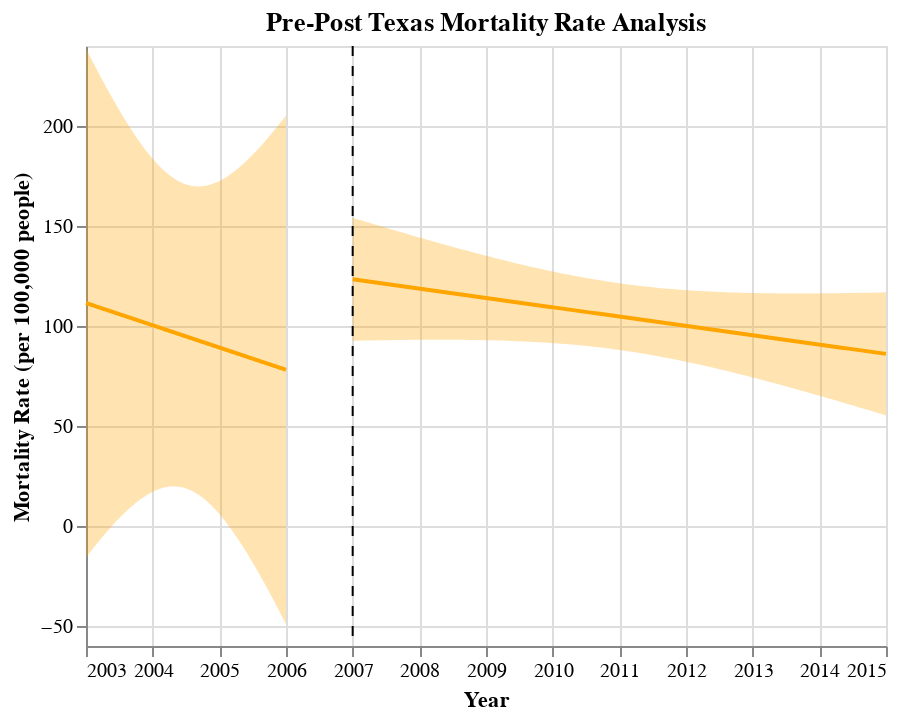

The cell this chart's notebook holds for it:
### Code cell
fit, reg_chart_pre_TX = get_reg_fit_TX(
    death_data_TX_subset_grouped_pre, 
    yvar="average_deaths_state", 
    xvar="YEAR", 
    alpha=0.05
)

fit, reg_chart_post_TX = get_reg_fit_TX(
    death_data_TX_subset_grouped_post, 
    yvar="average_deaths_state", 
    xvar="YEAR", 
    alpha=0.05
)

line_2007 = alt.Chart(pd.DataFrame({'x': [2007]})).mark_rule(strokeDash=[5, 5]).encode(x='x')

pre_post_TX = reg_chart_pre_TX + reg_chart_post_TX + line_2007
pre_post_TX.properties(title="Pre-Post Texas Mortality Rate Analysis")

### Figure 1 — Vega-Lite specification as saved in the notebook (floating-point values rounded to 4 significant figures)
{"config": {"view": {"continuousWidth": 400, "continuousHeight": 300}}, "layer": [{"mark": {"type": "errorband", "color": "orange"}, "encoding": {"x": {"field": "YEAR", "type": "quantitative"}, "y": {"field": "ci_low", "title": "", "type": "quantitative"}, "y2": {"field": "ci_high"}}}, {"mark": {"type": "line", "color": "orange"}, "encoding": {"x": {"axis": {"format": "T", "title": "Year"}, "field": "YEAR", "scale": {"zero": false}, "type": "quantitative"}, "y": {"field": "average_deaths_state", "scale": {"zero": false}, "title": "Mortality Rate (per 100,000 people)", "type": "quantitative"}}}, {"layer": [{"mark": {"type": "errorband", "color": "orange"}, "encoding": {"x": {"field": "YEAR", "type": "quantitative"}, "y": {"field": "ci_low", "title": "", "type": "quantitative"}, "y2": {"field": "ci_high"}}}, {"mark": {"type": "line", "color": "orange"}, "encoding": {"x": {"axis": {"format": "T", "title": "Year"}, "field": "YEAR", "scale": {"zero": false}, "type": "quantitative"}, "y": {"field": "average_deaths_state", "scale": {"zero": false}, "title": "Mortality Rate (per 100,000 people)", "type": "quantitative"}}}], "data": {"name": "data-cbe9a573fffee9ee7d15bacd69530f4f"}}, {"data": {"name": "data-d625a43cca235c1e9ceabc0e922fc9ef"}, "mark": {"type": "rule", "strokeDash": [5, 5]}, "encoding": {"x": {"field": "x", "type": "quantitative"}}}], "data": {"name": "data-6697c9e1fa26be2194f1aa6a8efe96ba"}, "title": "Pre-Post Texas Mortality Rate Analysis", "$schema": "https://vega.github.io/schema/vega-lite/v4.17.0.json", "datasets": {"data-6697c9e1fa26be2194f1aa6a8efe96ba": [{"YEAR": 2003.0, "average_deaths_state": 111.5, "ci_low": -15.71, "ci_high": 238.7}, {"YEAR": 2003.0, "average_deaths_state": 111.2, "ci_low": -14.41, "ci_high": 236.7}, {"YEAR": 2003.0, "average_deaths_state": 110.8, "ci_low": -13.13, "ci_high": 234.8}, {"YEAR": 2003.0, "average_deaths_state": 110.5, "ci_low": -11.86, "ci_high": 232.8}, {"YEAR": 2003.0, "average_deaths_state": 110.2, "ci_low": -10.6, "ci_high": 230.9}, {"YEAR": 2003.0, "average_deaths_state": 109.8, "ci_low": -9.356, "ci_high": 229.0}, {"YEAR": 2003.0, "average_deaths_state": 109.5, "ci_low": -8.126, "ci_high": 227.1}, {"YEAR": 2003.0, "average_deaths_state": 109.2, "ci_low": -6.911, "ci_high": 225.2}, {"YEAR": 2003.0, "average_deaths_state": 108.8, "ci_low": -5.711, "ci_high": 223.4}, {"YEAR": 2003.0, "average_deaths_state": 108.5, "ci_low": -4.528, "ci_high": 221.5}, {"YEAR": 2003.0, "average_deaths_state": 108.2, "ci_low": -3.36, "ci_high": 219.7}, {"YEAR": 2003.0, "average_deaths_state": 107.8, "ci_low": -2.211, "ci_high": 217.8}, {"YEAR": 2003.0, "average_deaths_state": 107.5, "ci_low": -1.079, "ci_high": 216.0}, {"YEAR": 2003.0, "average_deaths_state": 107.2, "ci_low": 0.03372, "ci_high": 214.3}, {"YEAR": 2003.0, "average_deaths_state": 106.8, "ci_low": 1.127, "ci_high": 212.5}, {"YEAR": 2003.0, "average_deaths_state": 106.5, "ci_low": 2.2, "ci_high": 210.8}, {"YEAR": 2003.0, "average_deaths_state": 106.1, "ci_low": 3.252, "ci_high": 209.0}, {"YEAR": 2004.0, "average_deaths_state": 105.8, "ci_low": 4.281, "ci_high": 207.3}, {"YEAR": 2004.0, "average_deaths_state": 105.5, "ci_low": 5.288, "ci_high": 205.7}, {"YEAR": 2004.0, "average_deaths_state": 105.1, "ci_low": 6.271, "ci_high": 204.0}, {"YEAR": 2004.0, "average_deaths_state": 104.8, "ci_low": 7.229, "ci_high": 202.4}, {"YEAR": 2004.0, "average_deaths_state": 104.5, "ci_low": 8.161, "ci_high": 200.8}, {"YEAR": 2004.0, "average_deaths_state": 104.1, "ci_low": 9.066, "ci_high": 199.2}, {"YEAR": 2004.0, "average_deaths_state": 103.8, "ci_low": 9.943, "ci_high": 197.7}, {"YEAR": 2004.0, "average_deaths_state": 103.5, "ci_low": 10.79, "ci_high": 196.2}, {"YEAR": 2004.0, "average_deaths_state": 103.1, "ci_low": 11.61, "ci_high": 194.7}, {"YEAR": 2004.0, "average_deaths_state": 102.8, "ci_low": 12.4, "ci_high": 193.2}, {"YEAR": 2004.0, "average_deaths_state": 102.5, "ci_low": 13.15, "ci_high": 191.8}, {"YEAR": 2004.0, "average_deaths_state": 102.1, "ci_low": 13.87, "ci_high": 190.4}, {"YEAR": 2004.0, "average_deaths_state": 101.8, "ci_low": 14.56, "ci_high": 189.1}, {"YEAR": 2004.0, "average_deaths_state": 101.5, "ci_low": 15.2, "ci_high": 187.7}, {"YEAR": 2004.0, "average_deaths_state": 101.1, "ci_low": 15.82, "ci_high": 186.5}, {"YEAR": 2004.0, "average_deaths_state": 100.8, "ci_low": 16.39, "ci_high": 185.2}, {"YEAR": 2004.0, "average_deaths_state": 100.5, "ci_low": 16.92, "ci_high": 184.0}, {"YEAR": 2004.0, "average_deaths_state": 100.1, "ci_low": 17.41, "ci_high": 182.9}, {"YEAR": 2004.0, "average_deaths_state": 99.81, "ci_low": 17.86, "ci_high": 181.7}, {"YEAR": 2004.0, "average_deaths_state": 99.47, "ci_low": 18.27, "ci_high": 180.7}, {"YEAR": 2004.0, "average_deaths_state": 99.14, "ci_low": 18.63, "ci_high": 179.6}, {"YEAR": 2004.0, "average_deaths_state": 98.8, "ci_low": 18.94, "ci_high": 178.7}, {"YEAR": 2004.0, "average_deaths_state": 98.47, "ci_low": 19.21, "ci_high": 177.7}, {"YEAR": 2004.0, "average_deaths_state": 98.14, "ci_low": 19.43, "ci_high": 176.8}, {"YEAR": 2004.0, "average_deaths_state": 97.8, "ci_low": 19.6, "ci_high": 176.0}, {"YEAR": 2004.0, "average_deaths_state": 97.47, "ci_low": 19.72, "ci_high": 175.2}, {"YEAR": 2004.0, "average_deaths_state": 97.13, "ci_low": 19.79, "ci_high": 174.5}, {"YEAR": 2004.0, "average_deaths_state": 96.8, "ci_low": 19.81, "ci_high": 173.8}, {"YEAR": 2004.0, "average_deaths_state": 96.47, "ci_low": 19.77, "ci_high": 173.2}, {"YEAR": 2004.0, "average_deaths_state": 96.13, "ci_low": 19.68, "ci_high": 172.6}, {"YEAR": 2004.0, "average_deaths_state": 95.8, "ci_low": 19.54, "ci_high": 172.1}, {"YEAR": 2004.0, "average_deaths_state": 95.46, "ci_low": 19.34, "ci_high": 171.6}, {"YEAR": 2004.0, "average_deaths_state": 95.13, "ci_low": 19.09, "ci_high": 171.2}, {"YEAR": 2004.0, "average_deaths_state": 94.8, "ci_low": 18.78, "ci_high": 170.8}, {"YEAR": 2005.0, "average_deaths_state": 94.46, "ci_low": 18.42, "ci_high": 170.5}, {"YEAR": 2005.0, "average_deaths_state": 94.13, "ci_low": 18.0, "ci_high": 170.3}, {"YEAR": 2005.0, "average_deaths_state": 93.8, "ci_low": 17.53, "ci_high": 170.1}, {"YEAR": 2005.0, "average_deaths_state": 93.46, "ci_low": 17.01, "ci_high": 169.9}, {"YEAR": 2005.0, "average_deaths_state": 93.13, "ci_low": 16.43, "ci_high": 169.8}, {"YEAR": 2005.0, "average_deaths_state": 92.79, "ci_low": 15.8, "ci_high": 169.8}, {"YEAR": 2005.0, "average_deaths_state": 92.46, "ci_low": 15.12, "ci_high": 169.8}, {"YEAR": 2005.0, "average_deaths_state": 92.13, "ci_low": 14.38, "ci_high": 169.9}, {"YEAR": 2005.0, "average_deaths_state": 91.79, "ci_low": 13.59, "ci_high": 170.0}, {"YEAR": 2005.0, "average_deaths_state": 91.46, "ci_low": 12.75, "ci_high": 170.2}, {"YEAR": 2005.0, "average_deaths_state": 91.12, "ci_low": 11.87, "ci_high": 170.4}, {"YEAR": 2005.0, "average_deaths_state": 90.79, "ci_low": 10.93, "ci_high": 170.6}, {"YEAR": 2005.0, "average_deaths_state": 90.46, "ci_low": 9.949, "ci_high": 171.0}, {"YEAR": 2005.0, "average_deaths_state": 90.12, "ci_low": 8.92, "ci_high": 171.3}, {"YEAR": 2005.0, "average_deaths_state": 89.79, "ci_low": 7.847, "ci_high": 171.7}, {"YEAR": 2005.0, "average_deaths_state": 89.46, "ci_low": 6.73, "ci_high": 172.2}, {"YEAR": 2005.0, "average_deaths_state": 89.12, "ci_low": 5.57, "ci_high": 172.7}, {"YEAR": 2005.0, "average_deaths_state": 88.79, "ci_low": 4.37, "ci_high": 173.2}, {"YEAR": 2005.0, "average_deaths_state": 88.45, "ci_low": 3.129, "ci_high": 173.8}, {"YEAR": 2005.0, "average_deaths_state": 88.12, "ci_low": 1.849, "ci_high": 174.4}, {"YEAR": 2005.0, "average_deaths_state": 87.79, "ci_low": 0.5324, "ci_high": 175.0}, {"YEAR": 2005.0, "average_deaths_state": 87.45, "ci_low": -0.8207, "ci_high": 175.7}, {"YEAR": 2005.0, "average_deaths_state": 87.12, "ci_low": -2.209, "ci_high": 176.4}, {"YEAR": 2005.0, "average_deaths_state": 86.78, "ci_low": -3.631, "ci_high": 177.2}, {"YEAR": 2005.0, "average_deaths_state": 86.45, "ci_low": -5.085, "ci_high": 178.0}, {"YEAR": 2005.0, "average_deaths_state": 86.12, "ci_low": -6.57, "ci_high": 178.8}, {"YEAR": 2005.0, "average_deaths_state": 85.78, "ci_low": -8.086, "ci_high": 179.7}, {"YEAR": 2005.0, "average_deaths_state": 85.45, "ci_low": -9.631, "ci_high": 180.5}, {"YEAR": 2005.0, "average_deaths_state": 85.11, "ci_low": -11.2, "ci_high": 181.4}, {"YEAR": 2005.0, "average_deaths_state": 84.78, "ci_low": -12.8, "ci_high": 182.4}, {"YEAR": 2005.0, "average_deaths_state": 84.45, "ci_low": -14.43, "ci_high": 183.3}, {"YEAR": 2005.0, "average_deaths_state": 84.11, "ci_low": -16.08, "ci_high": 184.3}, {"YEAR": 2005.0, "average_deaths_state": 83.78, "ci_low": -17.75, "ci_high": 185.3}, {"YEAR": 2006.0, "average_deaths_state": 83.45, "ci_low": -19.45, "ci_high": 186.3}, {"YEAR": 2006.0, "average_deaths_state": 83.11, "ci_low": -21.17, "ci_high": 187.4}, {"YEAR": 2006.0, "average_deaths_state": 82.78, "ci_low": -22.91, "ci_high": 188.5}, {"YEAR": 2006.0, "average_deaths_state": 82.44, "ci_low": -24.67, "ci_high": 189.6}, {"YEAR": 2006.0, "average_deaths_state": 82.11, "ci_low": -26.45, "ci_high": 190.7}, {"YEAR": 2006.0, "average_deaths_state": 81.78, "ci_low": -28.25, "ci_high": 191.8}, {"YEAR": 2006.0, "average_deaths_state": 81.44, "ci_low": -30.07, "ci_high": 193.0}, {"YEAR": 2006.0, "average_deaths_state": 81.11, "ci_low": -31.91, "ci_high": 194.1}, {"YEAR": 2006.0, "average_deaths_state": 80.77, "ci_low": -33.76, "ci_high": 195.3}, {"YEAR": 2006.0, "average_deaths_state": 80.44, "ci_low": -35.62, "ci_high": 196.5}, {"YEAR": 2006.0, "average_deaths_state": 80.11, "ci_low": -37.51, "ci_high": 197.7}, {"YEAR": 2006.0, "average_deaths_state": 79.77, "ci_low": -39.4, "ci_high": 199.0}, {"YEAR": 2006.0, "average_deaths_state": 79.44, "ci_low": -41.32, "ci_high": 200.2}, {"YEAR": 2006.0, "average_deaths_state": 79.1, "ci_low": -43.24, "ci_high": 201.5}, {"YEAR": 2006.0, "average_deaths_state": 78.77, "ci_low": -45.18, "ci_high": 202.7}, {"YEAR": 2006.0, "average_deaths_state": 78.44, "ci_low": -47.13, "ci_high": 204.0}, {"YEAR": 2006.0, "average_deaths_state": 78.1, "ci_low": -49.1, "ci_high": 205.3}], "data-cbe9a573fffee9ee7d15bacd69530f4f": [{"YEAR": 2007.0, "average_deaths_state": 123.3, "ci_low": 92.57, "ci_high": 154.1}, {"YEAR": 2007.0, "average_deaths_state": 123.0, "ci_low": 92.63, "ci_high": 153.3}, {"YEAR": 2007.0, "average_deaths_state": 122.6, "ci_low": 92.69, "ci_high": 152.5}, {"YEAR": 2007.0, "average_deaths_state": 122.2, "ci_low": 92.74, "ci_high": 151.7}, {"YEAR": 2007.0, "average_deaths_state": 121.9, "ci_low": 92.8, "ci_high": 150.9}, {"YEAR": 2007.0, "average_deaths_state": 121.5, "ci_low": 92.85, "ci_high": 150.1}, {"YEAR": 2007.0, "average_deaths_state": 121.1, "ci_low": 92.89, "ci_high": 149.3}, {"YEAR": 2008.0, "average_deaths_state": 120.7, "ci_low": 92.93, "ci_high": 148.5}, {"YEAR": 2008.0, "average_deaths_state": 120.4, "ci_low": 92.97, "ci_high": 147.7}, {"YEAR": 2008.0, "average_deaths_state": 120.0, "ci_low": 93.01, "ci_high": 147.0}, {"YEAR": 2008.0, "average_deaths_state": 119.6, "ci_low": 93.04, "ci_high": 146.2}, {"YEAR": 2008.0, "average_deaths_state": 119.2, "ci_low": 93.07, "ci_high": 145.4}, {"YEAR": 2008.0, "average_deaths_state": 118.9, "ci_low": 93.09, "ci_high": 144.6}, {"YEAR": 2008.0, "average_deaths_state": 118.5, "ci_low": 93.11, "ci_high": 143.9}, {"YEAR": 2008.0, "average_deaths_state": 118.1, "ci_low": 93.12, "ci_high": 143.1}, {"YEAR": 2008.0, "average_deaths_state": 117.8, "ci_low": 93.13, "ci_high": 142.4}, {"YEAR": 2008.0, "average_deaths_state": 117.4, "ci_low": 93.14, "ci_high": 141.6}, {"YEAR": 2008.0, "average_deaths_state": 117.0, "ci_low": 93.14, "ci_high": 140.9}, {"YEAR": 2008.0, "average_deaths_state": 116.6, "ci_low": 93.13, "ci_high": 140.1}, {"YEAR": 2009.0, "average_deaths_state": 116.3, "ci_low": 93.12, "ci_high": 139.4}, {"YEAR": 2009.0, "average_deaths_state": 115.9, "ci_low": 93.1, "ci_high": 138.7}, {"YEAR": 2009.0, "average_deaths_state": 115.5, "ci_low": 93.08, "ci_high": 138.0}, {"YEAR": 2009.0, "average_deaths_state": 115.1, "ci_low": 93.05, "ci_high": 137.2}, {"YEAR": 2009.0, "average_deaths_state": 114.8, "ci_low": 93.01, "ci_high": 136.5}, {"YEAR": 2009.0, "average_deaths_state": 114.4, "ci_low": 92.97, "ci_high": 135.8}, {"YEAR": 2009.0, "average_deaths_state": 114.0, "ci_low": 92.92, "ci_high": 135.1}, {"YEAR": 2009.0, "average_deaths_state": 113.7, "ci_low": 92.86, "ci_high": 134.4}, {"YEAR": 2009.0, "average_deaths_state": 113.3, "ci_low": 92.79, "ci_high": 133.8}, {"YEAR": 2009.0, "average_deaths_state": 112.9, "ci_low": 92.71, "ci_high": 133.1}, {"YEAR": 2009.0, "average_deaths_state": 112.5, "ci_low": 92.62, "ci_high": 132.4}, {"YEAR": 2009.0, "average_deaths_state": 112.2, "ci_low": 92.53, "ci_high": 131.8}, {"YEAR": 2009.0, "average_deaths_state": 111.8, "ci_low": 92.42, "ci_high": 131.2}, {"YEAR": 2010.0, "average_deaths_state": 111.4, "ci_low": 92.31, "ci_high": 130.5}, {"YEAR": 2010.0, "average_deaths_state": 111.0, "ci_low": 92.18, "ci_high": 129.9}, {"YEAR": 2010.0, "average_deaths_state": 110.7, "ci_low": 92.04, "ci_high": 129.3}, {"YEAR": 2010.0, "average_deaths_state": 110.3, "ci_low": 91.89, "ci_high": 128.7}, {"YEAR": 2010.0, "average_deaths_state": 109.9, "ci_low": 91.73, "ci_high": 128.1}, {"YEAR": 2010.0, "average_deaths_state": 109.6, "ci_low": 91.56, "ci_high": 127.5}, {"YEAR": 2010.0, "average_deaths_state": 109.2, "ci_low": 91.37, "ci_high": 127.0}, {"YEAR": 2010.0, "average_deaths_state": 108.8, "ci_low": 91.18, "ci_high": 126.4}, {"YEAR": 2010.0, "average_deaths_state": 108.4, "ci_low": 90.96, "ci_high": 125.9}, {"YEAR": 2010.0, "average_deaths_state": 108.1, "ci_low": 90.74, "ci_high": 125.4}, {"YEAR": 2010.0, "average_deaths_state": 107.7, "ci_low": 90.5, "ci_high": 124.9}, {"YEAR": 2010.0, "average_deaths_state": 107.3, "ci_low": 90.24, "ci_high": 124.4}, {"YEAR": 2011.0, "average_deaths_state": 106.9, "ci_low": 89.97, "ci_high": 123.9}, {"YEAR": 2011.0, "average_deaths_state": 106.6, "ci_low": 89.68, "ci_high": 123.5}, {"YEAR": 2011.0, "average_deaths_state": 106.2, "ci_low": 89.38, "ci_high": 123.0}, {"YEAR": 2011.0, "average_deaths_state": 105.8, "ci_low": 89.06, "ci_high": 122.6}, {"YEAR": 2011.0, "average_deaths_state": 105.5, "ci_low": 88.73, "ci_high": 122.2}, {"YEAR": 2011.0, "average_deaths_state": 105.1, "ci_low": 88.38, "ci_high": 121.8}, {"YEAR": 2011.0, "average_deaths_state": 104.7, "ci_low": 88.02, "ci_high": 121.4}, {"YEAR": 2011.0, "average_deaths_state": 104.3, "ci_low": 87.64, "ci_high": 121.0}, {"YEAR": 2011.0, "average_deaths_state": 104.0, "ci_low": 87.24, "ci_high": 120.7}, {"YEAR": 2011.0, "average_deaths_state": 103.6, "ci_low": 86.83, "ci_high": 120.3}, {"YEAR": 2011.0, "average_deaths_state": 103.2, "ci_low": 86.4, "ci_high": 120.0}, {"YEAR": 2011.0, "average_deaths_state": 102.8, "ci_low": 85.96, "ci_high": 119.7}, {"YEAR": 2011.0, "average_deaths_state": 102.5, "ci_low": 85.5, "ci_high": 119.4}, {"YEAR": 2012.0, "average_deaths_state": 102.1, "ci_low": 85.02, "ci_high": 119.2}, {"YEAR": 2012.0, "average_deaths_state": 101.7, "ci_low": 84.53, "ci_high": 118.9}, {"YEAR": 2012.0, "average_deaths_state": 101.4, "ci_low": 84.03, "ci_high": 118.7}, {"YEAR": 2012.0, "average_deaths_state": 101.0, "ci_low": 83.51, "ci_high": 118.5}, {"YEAR": 2012.0, "average_deaths_state": 100.6, "ci_low": 82.98, "ci_high": 118.2}, {"YEAR": 2012.0, "average_deaths_state": 100.2, "ci_low": 82.43, "ci_high": 118.0}, {"YEAR": 2012.0, "average_deaths_state": 99.86, "ci_low": 81.87, "ci_high": 117.9}, {"YEAR": 2012.0, "average_deaths_state": 99.49, "ci_low": 81.3, "ci_high": 117.7}, {"YEAR": 2012.0, "average_deaths_state": 99.12, "ci_low": 80.71, "ci_high": 117.5}, {"YEAR": 2012.0, "average_deaths_state": 98.74, "ci_low": 80.12, "ci_high": 117.4}, {"YEAR": 2012.0, "average_deaths_state": 98.37, "ci_low": 79.51, "ci_high": 117.2}, {"YEAR": 2012.0, "average_deaths_state": 98.0, "ci_low": 78.89, "ci_high": 117.1}, {"YEAR": 2013.0, "average_deaths_state": 97.62, "ci_low": 78.26, "ci_high": 117.0}, {"YEAR": 2013.0, "average_deaths_state": 97.25, "ci_low": 77.62, "ci_high": 116.9}, {"YEAR": 2013.0, "average_deaths_state": 96.88, "ci_low": 76.97, "ci_high": 116.8}, {"YEAR": 2013.0, "average_deaths_state": 96.51, "ci_low": 76.31, "ci_high": 116.7}, {"YEAR": 2013.0, "average_deaths_state": 96.13, "ci_low": 75.64, "ci_high": 116.6}, {"YEAR": 2013.0, "average_deaths_state": 95.76, "ci_low": 74.96, "ci_high": 116.6}, {"YEAR": 2013.0, "average_deaths_state": 95.39, "ci_low": 74.28, "ci_high": 116.5}, {"YEAR": 2013.0, "average_deaths_state": 95.02, "ci_low": 73.59, "ci_high": 116.4}, {"YEAR": 2013.0, "average_deaths_state": 94.64, "ci_low": 72.89, "ci_high": 116.4}, {"YEAR": 2013.0, "average_deaths_state": 94.27, "ci_low": 72.18, "ci_high": 116.4}, {"YEAR": 2013.0, "average_deaths_state": 93.9, "ci_low": 71.46, "ci_high": 116.3}, {"YEAR": 2013.0, "average_deaths_state": 93.52, "ci_low": 70.74, "ci_high": 116.3}, {"YEAR": 2013.0, "average_deaths_state": 93.15, "ci_low": 70.01, "ci_high": 116.3}, {"YEAR": 2014.0, "average_deaths_state": 92.78, "ci_low": 69.28, "ci_high": 116.3}, {"YEAR": 2014.0, "average_deaths_state": 92.41, "ci_low": 68.54, "ci_high": 116.3}, {"YEAR": 2014.0, "average_deaths_state": 92.03, "ci_low": 67.79, "ci_high": 116.3}, {"YEAR": 2014.0, "average_deaths_state": 91.66, "ci_low": 67.04, "ci_high": 116.3}, {"YEAR": 2014.0, "average_deaths_state": 91.29, "ci_low": 66.29, "ci_high": 116.3}, {"YEAR": 2014.0, "average_deaths_state": 90.92, "ci_low": 65.53, "ci_high": 116.3}, {"YEAR": 2014.0, "average_deaths_state": 90.54, "ci_low": 64.76, "ci_high": 116.3}, {"YEAR": 2014.0, "average_deaths_state": 90.17, "ci_low": 63.99, "ci_high": 116.3}, {"YEAR": 2014.0, "average_deaths_state": 89.8, "ci_low": 63.22, "ci_high": 116.4}, {"YEAR": 2014.0, "average_deaths_state": 89.42, "ci_low": 62.44, "ci_high": 116.4}, {"YEAR": 2014.0, "average_deaths_state": 89.05, "ci_low": 61.66, "ci_high": 116.4}, {"YEAR": 2014.0, "average_deaths_state": 88.68, "ci_low": 60.88, "ci_high": 116.5}, {"YEAR": 2015.0, "average_deaths_state": 88.31, "ci_low": 60.09, "ci_high": 116.5}, {"YEAR": 2015.0, "average_deaths_state": 87.93, "ci_low": 59.3, "ci_high": 116.6}, {"YEAR": 2015.0, "average_deaths_state": 87.56, "ci_low": 58.51, "ci_high": 116.6}, {"YEAR": 2015.0, "average_deaths_state": 87.19, "ci_low": 57.71, "ci_high": 116.7}, {"YEAR": 2015.0, "average_deaths_state": 86.82, "ci_low": 56.91, "ci_high": 116.7}, {"YEAR": 2015.0, "average_deaths_state": 86.44, "ci_low": 56.1, "ci_high": 116.8}, {"YEAR": 2015.0, "average_deaths_state": 86.07, "ci_low": 55.3, "ci_high": 116.8}], "data-d625a43cca235c1e9ceabc0e922fc9ef": [{"x": 2007}]}}
